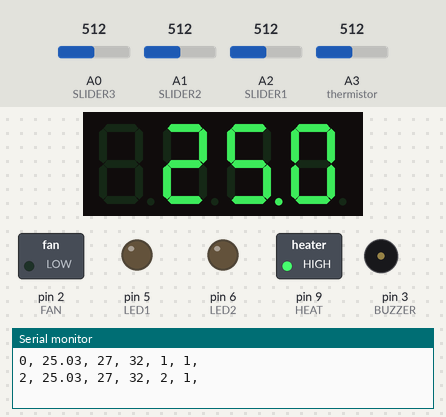
The sketch below on a simulated Arduino Uno, built with avr-gcc and run on an emulated ATmega328P. On the bench: 4-digit seven-segment display, switched loads named in the sketch (green lamp = pin HIGH), output pins drawn as LEDs (lit = HIGH), buzzer (waves = sounding), the last lines printed to the serial monitor. Dashed ring = blinking. The test bench sets the inputs (shaded band); at power-on: A3 (thermistor) = 512, A0 (SLIDER3) = 512, A1 (SLIDER2) = 512, A2 (SLIDER1) = 512.

Above: at 2.8 s.
2.9 s: A3 (thermistor) set to 502
At 4.1 s:
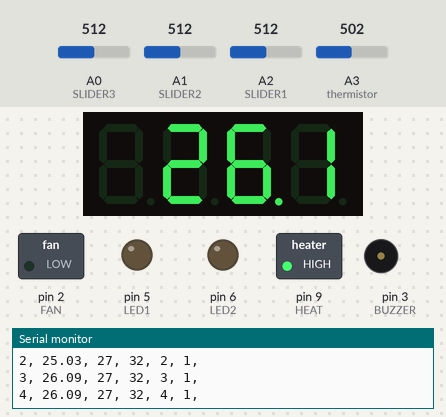
4.5 s: A3 (thermistor) set to 480
At 6.0 s:
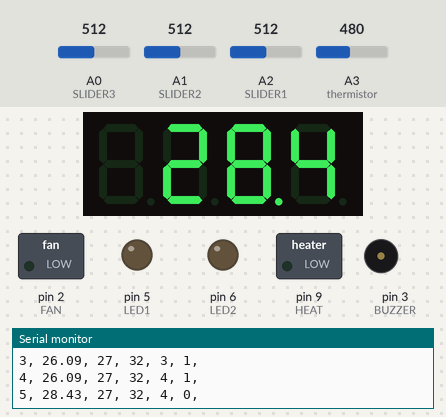
6.5 s: A3 (thermistor) set to 456
At 7.9 s:
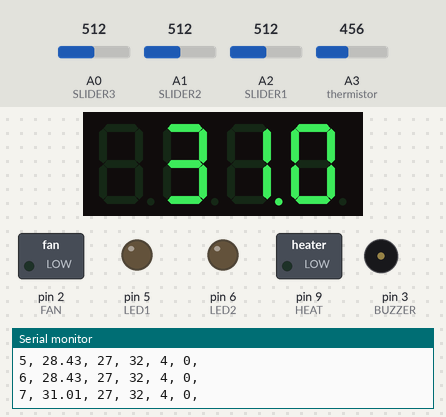
8.5 s: A3 (thermistor) set to 439
At 12.5 s:
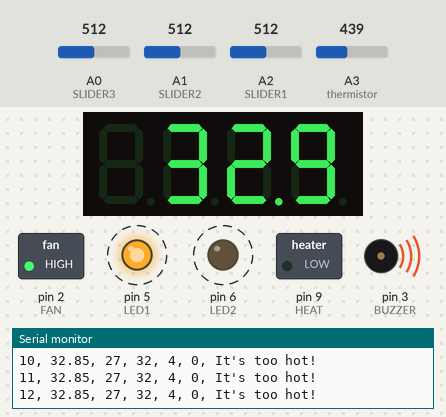
12.7 s: A3 (thermistor) set to 89
At 13.8 s:
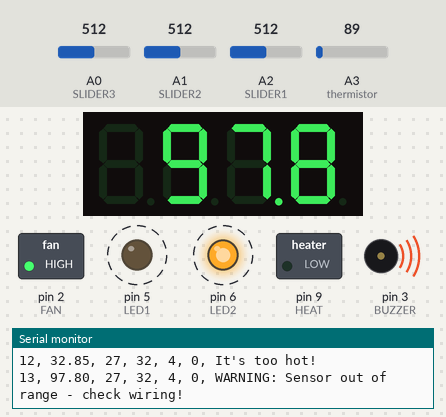
15.7 s: A3 (thermistor) set to 76
At 17.3 s:
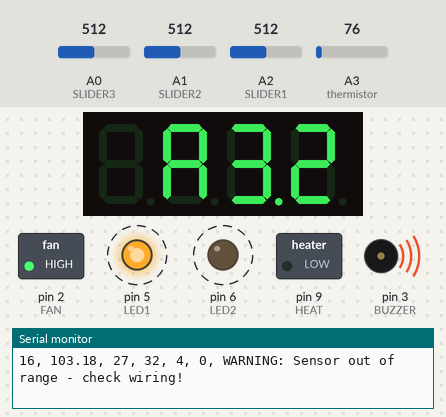
Timing chart, 0 to 20.9 s (numbered marks = the images above; inputs shaded):
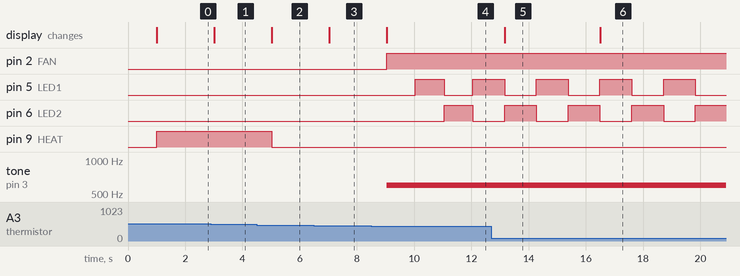

Measured:
- the behaviour switches between 494 and 493 on A3 (thermistor) (found by bisection; images 1 and 2)
- the behaviour switches between 447 and 446 on A3 (thermistor) (found by bisection; images 3 and 4)
- the behaviour switches between 84 and 83 on A3 (thermistor) (found by bisection; images 5 and 6)
- after the input at 2.9 s, the display: changes after 0.12 s (image 1)
- after the input at 4.5 s, pin 9 (HEAT): HIGH → LOW after 0.52 s; the display: changes after 0.53 s (image 2)
- after the input at 6.5 s, the display: changes after 0.54 s (image 3)
- after the input at 8.5 s, pin 2 (FAN): LOW → HIGH after 0.54 s; pin 5 (LED1): LOW → HIGH after 1.5 s, → LOW 1.0 s later, → HIGH 1.0 s later; pin 6 (LED2): LOW → HIGH after 2.6 s, → LOW 1.0 s later; tone on pin 3 (BUZZER): silent → 599 Hz after 0.54 s; the display: changes after 0.55 s (image 4)
- after the input at 12.7 s, the display: changes after 0.47 s (image 5)
- after the input at 15.7 s, the display: changes after 0.80 s (image 6)

The sketch:

temp_v2.ino
```cpp
//=============================OVERVIEW============================
/*
Below is a code for a thermostat for use in incubators in the developing world.
It is intended as an automated, self-regulating system and should require little user system interaction.
It consists mainly of a temperature sensor along with a heat source and cooling fan to allow for bang-bang
heating control for the environment. Additional features are an alarm system (with buzzer and LEDS),
LED display (for easy temperature read-out), and data logging features (exporting the Serial data to a .csv
file for easy plotting and analysis in excel). The user is able to control the desired temperature of the
incubator, the critical threshold temperature considered too hot for the enclosure, and the alarm frequency
using sliders controls. Built-in error cases include notifying the user of incorrect threshold settings,
disconnected thermistor or wiring failures, and automatic timed heating shut-off to prevent dangerous overheating.
*/

//-=-=-=-=-=-=-=-=-=-=-=-=-=-=-=-=-=-=-=-=
//These pin definitions are for v1.7 of the board
#define SLIDER1  A2 //Sets ambient temperature value for the incubator
#define SLIDER2  A1 //Sets high critical temperature value
#define SLIDER3  A0 //Sets alarm frequency value

#define FAN      2 //Cooling fan
#define BUZZER   3 //buzzer (from DangerShield)
#define LED1     5 //alarm LEDs
#define LED2     6 //
#define HEAT     9 //Space heater attached via Powerswitch tail relay

#include <Wire.h>
#include "Adafruit_LEDBackpack.h" //library for LED display
#include "Adafruit_GFX.h" //library for LED display
//-=-=-=-=-=-=-=-=-=-=-=-=-=-=-=-=-=-=-=-=

unsigned long timerled;  //controls led delay times
unsigned long start_time;
unsigned long elapsed_time; //creates time stamp for data recording
int initcrit; //set initial condition for critical temperature
boolean led_run1=false; //controls for warning leds
boolean led_run2=true;
boolean heat_flag=false; //flag if the heater is on
int comment=0;  //flags for possible comments/warnings
int comment2=0;
int count=0; //counter for heating safety mechanism

Adafruit_7segment matrix = Adafruit_7segment(); //set up for LED display

void setup()
{
  //Initialize inputs and outputs
  pinMode(SLIDER1, INPUT);
  pinMode(SLIDER2, INPUT);
  pinMode(SLIDER3, INPUT);
  pinMode(A3, INPUT); //thermistor

  pinMode(BUZZER, OUTPUT);
  pinMode(LED1, OUTPUT);
  pinMode(LED2, OUTPUT);
  pinMode(HEAT, OUTPUT);
  pinMode(FAN, OUTPUT);

  //Set up for LED display
  #ifndef __AVR_ATtiny85__
  Serial.begin(9600);//can adjust temp display time by adjusting serial.begin
  #endif
  matrix.begin(0x70);

  initcrit = 0; //The critical condition is not initialized
  start_time = millis(); //initializes the timer
  //Serial.print("Time"); Serial.print(", "); Serial.print("Temperature"); Serial.print(", "); Serial.print("Baby T Threshold"); Serial.print(", "); //Headers
  //Serial.print("T Crit"); Serial.print(", "); Serial.print("Bang-Bang Counter"); Serial.print(", "); Serial.println("Comments");
}

void loop()
{
  delay(1000); //Sets the timing on the void loop
  elapsed_time = (millis() - start_time)/1000;


  //=============================READ INPUTS============================
  int sensorValue = analogRead(A3); //thermistor
  int val1 = analogRead(SLIDER1);
  int val2 = analogRead(SLIDER2);
  int val3 = analogRead(SLIDER3);
  long buzSound = map(val3, 0, 1020, 1000, 200); //mapping frequency tones to slider 3 location
  long lowtemp = map(val1, 0, 1020, 30, 23);     //mapping lower temperature threshold to slider 1 location
  long hightemp = map(val2, 0, 1020, 37, 27);    //mapping higher tempeature threshold to slider 2 location

  float tempvolt = sensorValue*(5.0/1023.0);  //convert analog reading to voltage
  //converting voltage to temperature value
  float temperature= 100*(3.044625*pow(10,-5)*pow(tempvolt,6)-(.005209376*pow(tempvolt,5))+0.065699269*pow(tempvolt,4)-0.340695972*pow(tempvolt,3)+0.897136183*pow(tempvolt,2)-1.419855102*tempvolt+1.451672296); //voltage to temp conversion eqn


  //======================ADDRESSING USER ERROR CASES=====================
  if (lowtemp>hightemp){ //addresses possible user error of incorrect temperature threshold settings  (i.e. the threshold for the upper limit is less than the desired temperature setting)
    comment = 1;
    tone(BUZZER, buzSound); delay(100);
    noTone(BUZZER); delay(30);
    tone(BUZZER, buzSound); delay(100);
    noTone(BUZZER); delay(100);
    }
  else if (temperature < 10 || temperature > 45){ //addresses temperature probe being out of range. Most likely the sensor is unpluged
    comment = 2;
    tone(BUZZER, buzSound);
    delay(100);
    noTone(BUZZER);
    delayMicroseconds(50);
    }


   //=============================HEATER CONTROL=============================
  else{
    comment = 0; //no comment
    if (temperature < lowtemp){    //Baby's temperature is too low
      digitalWrite(HEAT, HIGH);   //heater turns on
      heat_flag = true;
      count++; //safety counter increments
       if (count >25){            //Bang-bang control: if the heater is on for x amount of time
         digitalWrite(HEAT, LOW); //heater automatically turns off after the x amount of time
         heat_flag = !heat_flag;
         if (count >50)           //resets the counter after a certain amount of time
           count = 0;}}
    else{                  //Baby's temperature is just right
      digitalWrite(HEAT, LOW);
      heat_flag = false;}

  }


   //======================CRITICAL TEMPERATURE REACHED======================
    if(temperature > hightemp){ //if reaches too hot threshold temp
      tone(BUZZER, buzSound);   //alarm turns on
      digitalWrite(FAN, HIGH);  //turns on fan
      comment2 = 1;
      if (initcrit==0){    //initial case to set up alternating led and timer (timerled)
        timerled=millis(); //built-in overall timer for led delays
        initcrit = 1;      //escapes the initial case from now on
        led_run1 = false;
        led_run2 = true;}  //changes led states for alternating lights
      if (millis()-timerled >= 75UL){  //changes state of leds
        led_run1 = !led_run1;
        digitalWrite(LED1, led_run1);
        led_run2 = !led_run2;
        digitalWrite(LED2, led_run2);
        timerled=millis();}  //resets the timer
    }
    else{
      digitalWrite(FAN, LOW);  //turns off the fan
      digitalWrite(LED1, LOW); //turns off the leds
      digitalWrite(LED2, LOW);
      noTone(BUZZER); //turns off the buzzer
      initcrit = 0;     //resets the initial critical condition
      comment2 = 0;}


   //=============================PRINT OUTS============================
  //Print to 7-segment Display
  matrix.writeDigitNum(1,floor(temperature/10)); //Tens digit
  matrix.writeDigitNum(3,(int) floor(temperature) % 10,true); //Ones digit, decimal is true
  matrix.writeDigitNum(4,round(temperature*10) % 10);  //Tenths digit (rounded)
  matrix.writeDisplay();

  Serial.print(elapsed_time); Serial.print(", ");
  Serial.print(temperature); Serial.print(", ");
  Serial.print(lowtemp); Serial.print(", ");
  Serial.print(hightemp); Serial.print(", ");
  Serial.print(count); Serial.print(", ");
  Serial.print(heat_flag); Serial.print(", ");
  if(comment == 1)
    Serial.println("WARNING: Incorrect temperature settings! Check temperature threshold values!");
  else if(comment == 2)
    Serial.println("WARNING: Sensor out of range - check wiring!");
  else if(comment2 == 1)
    Serial.println("It's too hot!");
  else
    Serial.println();

}
```
